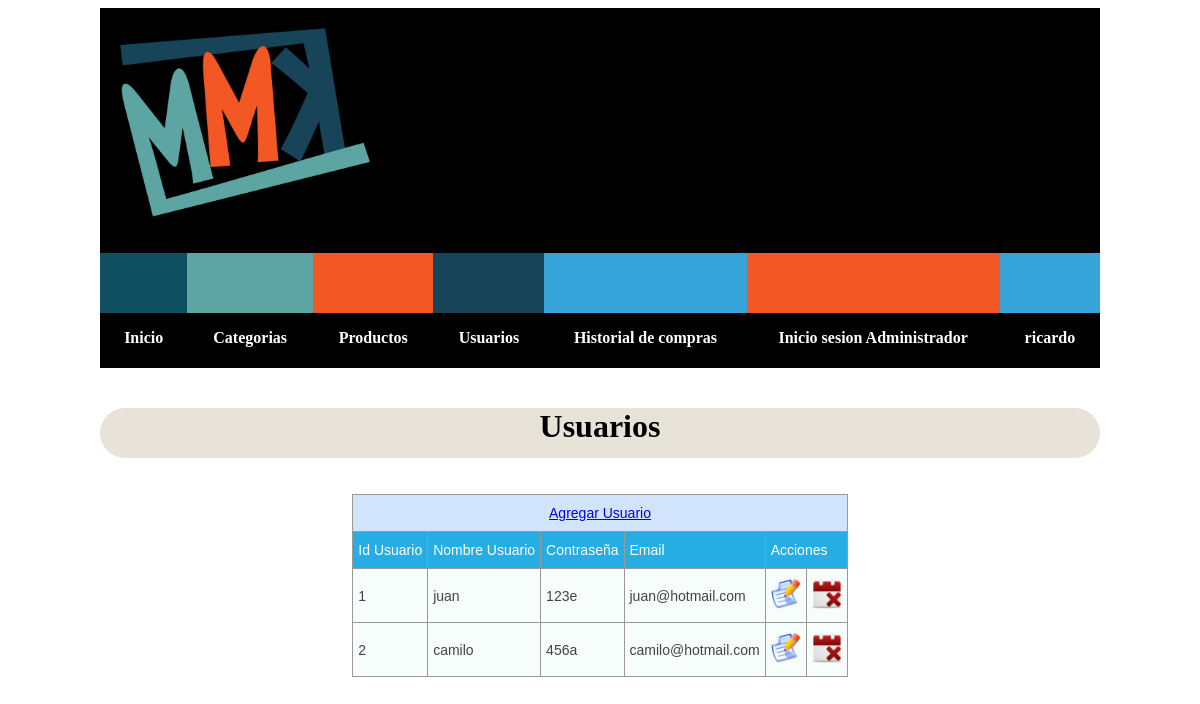
The page /Admin/usuarios.php (signed in) on the database its author committed.
### tables this page shows
CREATE TABLE IF NOT EXISTS `usuarios` (
`idusuario` int(11) NOT NULL,
  `nombreUsu` varchar(45) NOT NULL,
  `contrasena` varchar(45) NOT NULL,
  `email` varchar(45) NOT NULL
);

### Admin/usuarios.php (the view, shortened to what this page needs)
<?php
        $mysql = new conexion();
        $mysqli=$mysql->conctar();
$sql ="SELECT * FROM usuarios";
$consulta= $mysqli->query($sql);
?>
<!DOCTYPE html>
<html>
    <head>
        <link rel="stylesheet" href="css/estiloUsuario.css" type="text/css" media="screen" />
    </head>
    <?php include 'header.php';?>
    <body>
        <h1>Usuarios</h1>
        <br>
        <br>
        <table class="tg">
  <tr>
      <th class="tg-nmn5" colspan="6"><a href="agregarUsuario.php">Agregar Usuario</a></th>
  </tr>
  <tr>
    <td class="tg-qj4c">Id Usuario</td>
    <td class="tg-qj4c">Nombre Usuario</td>
    <td class="tg-qj4c">Contraseña</td>
    <td class="tg-qj4c">Email</td>
    <td class="tg-qj4c" colspan="2">Acciones</td>
  </tr>
  <?php while($campos=mysqli_fetch_object($consulta)){?>
  <tr>
    <td class="tg-031e"><?php echo $campos->idusuario; ?></td>
    <td class="tg-031e"><?php echo $campos->nombreUsu; ?></td>
    <td class="tg-031e"><?php echo $campos->contrasena; ?></td>
    <td class="tg-031e"><?php echo $campos->email; ?></td>
    <td class="tg-031e"><a class="ac"href="#"  onclick="modificarUsuario(<?php echo $campos->idusuario; ?>)"><img src="../img/modificar.png" width="30px" height="30px"/></a></td>
    <td class="tg-031e"><a class="ac"href="#"  onclick="eliminarUsuario(<?php echo $campos->idusuario; ?>)"><img src="../img/remove_event_256.png" width="30px" height="30px"/></a></td>
  </tr>
  <?php }?>
</table
    </body>
</html>

### Admin/css/estiloUsuario.css (style rules this page uses)
.tg { border-collapse:collapse;border-spacing:0;border-color:#999; margin: 0 auto; }
.tg td { font-family:Arial, sans-serif;font-size:14px;padding:10px 5px;border-style:solid;border-width:1px;overflow:hidden;word-break:normal;border-color:#999;color:#444;background-color:#F7FDFA; }
.tg th { font-family:Arial, sans-serif;font-size:14px;font-weight:normal;padding:10px 5px;border-style:solid;border-width:1px;overflow:hidden;word-break:normal;border-color:#999;color:#fff;background-color:#26ADE4; }
.tg .tg-qj4c { background-color:#26ade4;color:#ffffff }
.tg .tg-nmn5 { background-color:#d2e4fc;color:#000000;text-align:center }
h1 { text-align: CENTER; font-family: fantasy; border-radius: 29px 29px 29px 29px; -moz-border-radius: 29px 29px 29px 29px; -webkit-border-radius: 29px 29px 29px 29px; border: 0px solid #000000; background:#e8e3d8; width: 1000px; height: 50px; margin: 0 auto; }
table { margin: 0 auto; }

### css/style.css (style rules this page uses)
* { padding:0; }

### rows shown on the page
usuarios: idusuario "1", nombreUsu "juan", contrasena "123e", email "juan@hotmail.com"
usuarios: idusuario "2", nombreUsu "camilo", contrasena "456a", email "camilo@hotmail.com"

### other values the page prints
$_SESSION["admins"] "ricardo"
